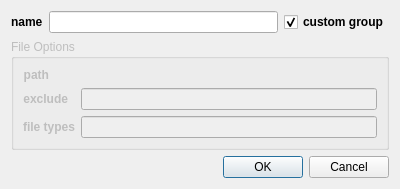
<?xml version="1.0" encoding="UTF-8"?>
<ui version="4.0">
 <class>Dialog</class>
 <widget class="QDialog" name="Dialog">
  <property name="geometry">
   <rect>
    <x>0</x>
    <y>0</y>
    <width>400</width>
    <height>180</height>
   </rect>
  </property>
  <property name="windowTitle">
   <string>Edit Project Item</string>
  </property>
  <layout class="QVBoxLayout" name="verticalLayout">
   <item>
    <layout class="QHBoxLayout" name="horizontalLayout">
     <item>
      <widget class="QLabel" name="label">
       <property name="font">
        <font>
         <weight>75</weight>
         <bold>true</bold>
        </font>
       </property>
       <property name="text">
        <string>name</string>
       </property>
      </widget>
     </item>
     <item>
      <widget class="QLineEdit" name="uiNameTXT"/>
     </item>
     <item>
      <widget class="QCheckBox" name="uiGroupCHK">
       <property name="font">
        <font>
         <weight>75</weight>
         <bold>true</bold>
        </font>
       </property>
       <property name="text">
        <string>custom group</string>
       </property>
       <property name="checked">
        <bool>true</bool>
       </property>
      </widget>
     </item>
    </layout>
   </item>
   <item>
    <widget class="QGroupBox" name="groupBox">
     <property name="enabled">
      <bool>false</bool>
     </property>
     <property name="title">
      <string>File Options</string>
     </property>
     <layout class="QFormLayout" name="formLayout">
      <item row="0" column="0">
       <widget class="QLabel" name="label_2">
        <property name="font">
         <font>
          <weight>75</weight>
          <bold>true</bold>
         </font>
        </property>
        <property name="text">
         <string>path</string>
        </property>
        <property name="alignment">
         <set>Qt::AlignRight|Qt::AlignTrailing|Qt::AlignVCenter</set>
        </property>
       </widget>
      </item>
      <item row="0" column="1">
       <widget class="FilePickerWidget" name="uiFilePATH">
        <property name="pyCaption" stdset="0">
         <string>Pick Path</string>
        </property>
        <property name="pyPickFolder" stdset="0">
         <bool>true</bool>
        </property>
        <property name="pyResolvePath" stdset="0">
         <bool>true</bool>
        </property>
       </widget>
      </item>
      <item row="1" column="0">
       <widget class="QLabel" name="label_3">
        <property name="font">
         <font>
          <weight>75</weight>
          <bold>true</bold>
         </font>
        </property>
        <property name="text">
         <string>exclude</string>
        </property>
        <property name="alignment">
         <set>Qt::AlignRight|Qt::AlignTrailing|Qt::AlignVCenter</set>
        </property>
       </widget>
      </item>
      <item row="1" column="1">
       <widget class="QLineEdit" name="uiExcludeTXT"/>
      </item>
      <item row="2" column="0">
       <widget class="QLabel" name="label_4">
        <property name="font">
         <font>
          <weight>75</weight>
          <bold>true</bold>
         </font>
        </property>
        <property name="text">
         <string>file types</string>
        </property>
        <property name="alignment">
         <set>Qt::AlignRight|Qt::AlignTrailing|Qt::AlignVCenter</set>
        </property>
       </widget>
      </item>
      <item row="2" column="1">
       <widget class="QLineEdit" name="uiFileTypesTXT"/>
      </item>
     </layout>
    </widget>
   </item>
   <item>
    <widget class="QDialogButtonBox" name="uiMainBTNS">
     <property name="orientation">
      <enum>Qt::Horizontal</enum>
     </property>
     <property name="standardButtons">
      <set>QDialogButtonBox::Cancel|QDialogButtonBox::Ok</set>
     </property>
    </widget>
   </item>
  </layout>
 </widget>
 <customwidgets>
  <customwidget>
   <class>FilePickerWidget</class>
   <extends>QWidget</extends>
   <header>blurdev.gui.widgets.filepickerwidget</header>
  </customwidget>
 </customwidgets>
 <tabstops>
  <tabstop>uiNameTXT</tabstop>
  <tabstop>uiGroupCHK</tabstop>
  <tabstop>uiExcludeTXT</tabstop>
  <tabstop>uiFileTypesTXT</tabstop>
  <tabstop>uiMainBTNS</tabstop>
 </tabstops>
 <resources/>
 <connections>
  <connection>
   <sender>uiMainBTNS</sender>
   <signal>accepted()</signal>
   <receiver>Dialog</receiver>
   <slot>accept()</slot>
   <hints>
    <hint type="sourcelabel">
     <x>227</x>
     <y>162</y>
    </hint>
    <hint type="destinationlabel">
     <x>157</x>
     <y>179</y>
    </hint>
   </hints>
  </connection>
  <connection>
   <sender>uiMainBTNS</sender>
   <signal>rejected()</signal>
   <receiver>Dialog</receiver>
   <slot>reject()</slot>
   <hints>
    <hint type="sourcelabel">
     <x>295</x>
     <y>168</y>
    </hint>
    <hint type="destinationlabel">
     <x>286</x>
     <y>179</y>
    </hint>
   </hints>
  </connection>
  <connection>
   <sender>uiGroupCHK</sender>
   <signal>toggled(bool)</signal>
   <receiver>groupBox</receiver>
   <slot>setDisabled(bool)</slot>
   <hints>
    <hint type="sourcelabel">
     <x>354</x>
     <y>18</y>
    </hint>
    <hint type="destinationlabel">
     <x>280</x>
     <y>51</y>
    </hint>
   </hints>
  </connection>
  <connection>
   <sender>uiGroupCHK</sender>
   <signal>toggled(bool)</signal>
   <receiver>uiFilePATH</receiver>
   <slot>setNotResolvePath(bool)</slot>
   <hints>
    <hint type="sourcelabel">
     <x>334</x>
     <y>20</y>
    </hint>
    <hint type="destinationlabel">
     <x>304</x>
     <y>77</y>
    </hint>
   </hints>
  </connection>
 </connections>
</ui>
